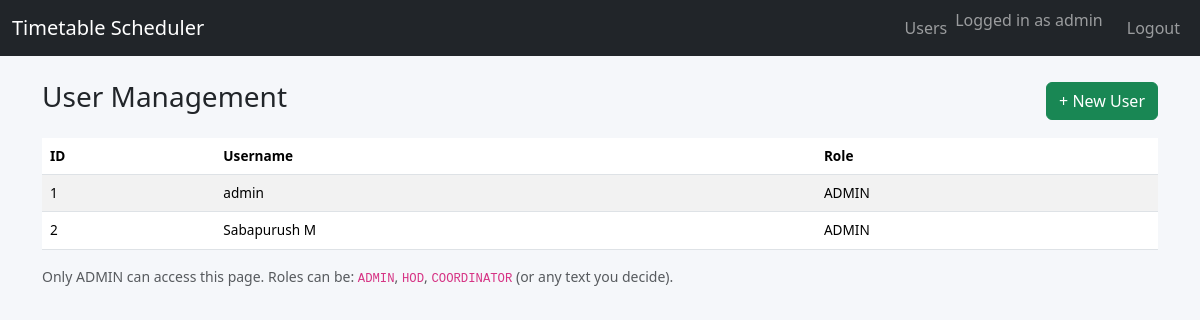
The app's page /users (signed in) with its own data.
### tables this page shows
CREATE TABLE users (
    id INTEGER PRIMARY KEY AUTOINCREMENT,
    username TEXT UNIQUE NOT NULL,
    password_hash TEXT NOT NULL,
    role TEXT NOT NULL
);

### app.py (the view)
@app.route('/users')
@admin_required
def list_users():
    user = current_user()
    conn = get_db()
    users = conn.execute(
        "SELECT id, username, role FROM users ORDER BY id"
    ).fetchall()
    conn.close()
    return render_template('users.html', user=user, users=users)

### app.py (called while the page is built)
def get_db():
    conn = sqlite3.connect(DATABASE)
    conn.row_factory = sqlite3.Row
    return conn

def current_user():
    if 'user_id' in session:
        conn = get_db()
        user = conn.execute(
            "SELECT * FROM users WHERE id = ?",
            (session['user_id'],)
        ).fetchone()
        conn.close()
        return user
    return None

def admin_required(f):
    @wraps(f)
    def wrapper(*args, **kwargs):
        user = current_user()
        if not user or user['role'] != 'ADMIN':
            flash("You do not have permission to access this page.", "danger")
            return redirect(url_for('dashboard'))
        return f(*args, **kwargs)
    return wrapper

### templates/users.html
{% extends "base.html" %}
{% block content %}
<div class="d-flex justify-content-between align-items-center mb-3">
  <h3>User Management</h3>
  <a href="{{ url_for('create_user') }}" class="btn btn-success">+ New User</a>
</div>
{% if users %}
<table class="table table-striped">
  <thead>
    <tr>
      <th>ID</th>
      <th>Username</th>
      <th>Role</th>
    </tr>
  </thead>
  <tbody>
  {% for u in users %}
    <tr>
      <td>{{ u['id'] }}</td>
      <td>{{ u['username'] }}</td>
      <td>{{ u['role'] }}</td>
    </tr>
  {% endfor %}
  </tbody>
</table>
{% else %}
<p>No users found.</p>
{% endif %}
<p class="text-muted small mt-3">
  Only ADMIN can access this page. Roles can be:
  <code>ADMIN</code>, <code>HOD</code>, <code>COORDINATOR</code> (or any text you decide).
</p>
{% endblock %}

### templates/base.html (shortened to what this page needs)
<!DOCTYPE html>
<html lang="en">
<head>
    <link href="https://cdn.jsdelivr.net/npm/bootstrap@5.3.2/dist/css/bootstrap.min.css" rel="stylesheet">
    <link rel="stylesheet" href="{{ url_for('static', filename='style.css') }}">
</head>
<body>
<nav class="navbar navbar-expand-lg navbar-dark bg-dark mb-4">
  <div class="container-fluid">
    <a class="navbar-brand" href="{{ url_for('dashboard') }}">Timetable Scheduler</a>
    <div class="collapse navbar-collapse">
      <ul class="navbar-nav ms-auto">
       {% if user %}
<li class="nav-item">
  {% if user['role'] == 'ADMIN' %}
    <a class="nav-link" href="{{ url_for('list_users') }}">Users</a>
  {% endif %}
</li>
<li class="nav-item">
  <span class="navbar-text me-3">Logged in as {{ user['username'] }}</span>
</li>
<li class="nav-item">
  <a class="nav-link" href="{{ url_for('logout') }}">Logout</a>
</li>
{% endif %}
      </ul>
    </div>
  </div>
</nav>
<div class="container">
    {% block content %}{% endblock %}
</div>
</body>
</html>

### static/style.css (style rules this page uses)
body { background-color: #f5f7fa; }
table.table td, table.table th { font-size: 0.85rem; }

### records on screen
users: username "admin", id "1", role "ADMIN"
users: id "2", username "Sabapurush M", role "ADMIN"
